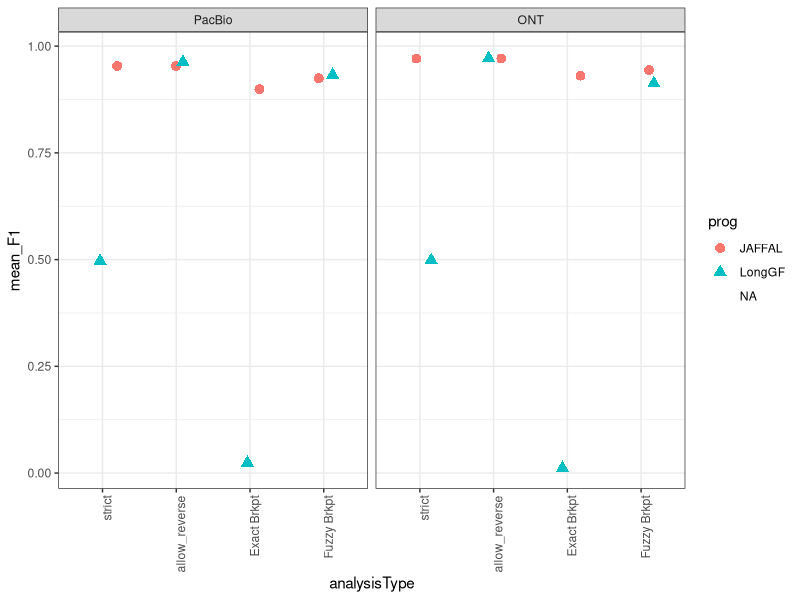
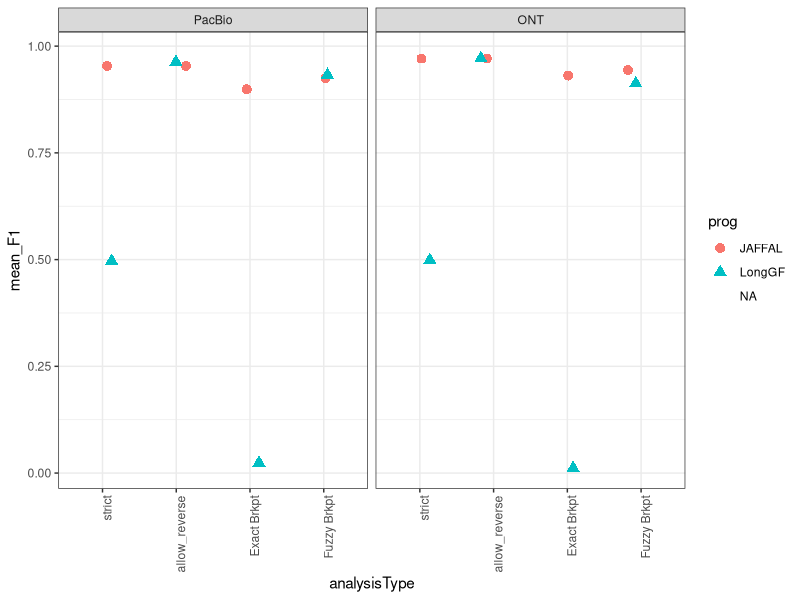

Source code (R) for these figures, in order:
## ---- chunk 1
knitr::opts_chunk$set(echo = TRUE)
library(tidyverse)
## ---- chunk 2

pacbio_summary_data = read.table("1b.1.PacBio_simulations/PacBio_sim.combined_results.tsv", header=T, sep="\t")

pacbio_summary_data = pacbio_summary_data %>% mutate(seqTech = "PacBio")


pacbio_summary_data %>% head()
## ---- chunk 3

ONT_summary_data = read.table("1b.2.ONT_simulations/ONT_sim.combined_results.tsv", header=T, sep="\t")

ONT_summary_data = ONT_summary_data %>% mutate(seqTech = "ONT")

ONT_summary_data %>% head()

## ---- chunk 4

combined_data = bind_rows(pacbio_summary_data, ONT_summary_data)


combined_data %>% head()
## ---- chunk 5

combined_data$prog = factor(combined_data$prog, levels = c('ctat-LR-fusion.v0.13.0',
                                                           'JAFFAL',
                                                           'LongGF',
                                                           'fusionseeker_s1',
                                                           'pbfusion_v0.4.0') )


## ---- chunk 6

paperfig = combined_data %>%
    mutate(analysisType = factor(analysisType, 
                            levels=c('strict', 'allow_reverse', 'Exact Brkpt', 'Fuzzy Brkpt') )) %>%
    mutate(seqTech = factor(seqTech, levels=c("PacBio", "ONT"))) %>%
     ggplot() + theme_bw() +
     geom_jitter(aes(x=analysisType, y=mean_F1, color=prog, shape=prog), width=0.2, height=0, size=rel(3)) +
     facet_wrap(~seqTech) +
     theme(axis.text.x = element_text(angle = 90, hjust = 1)) 


paperfig




## ---- chunk 7

ggsave(paperfig, filename="pbsim3_bmark.paperfig.svg", width=8, height=5)


